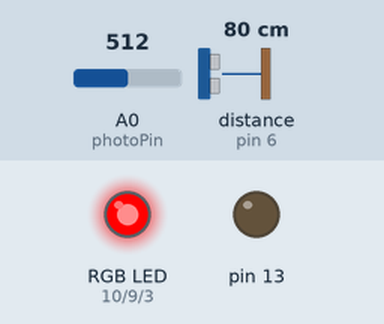
The sketch below on a simulated Arduino Uno, built with avr-gcc and run on an emulated ATmega328P. On the bench: an RGB LED mixed from three pins (HIGH = lit), output pins drawn as LEDs (lit = HIGH). Wiring (inferred from the names in the program): ultrasonic range finder: trigger pin 5; echo pin 6. The test bench sets the inputs (shaded band); at power-on: distance to the obstacle (sensor on pin 6) 80 cm, A0 (photoPin) = 512. The echo pulse lasts 58.3 µs per cm; dim RGB values are drawn brighter than linear; pins used as bus, display or sensor lines are not drawn.

Above: at 1.2 s.
1.3 s: distance to the obstacle (sensor on pin 6) set to 2 cm
At 2.5 s:
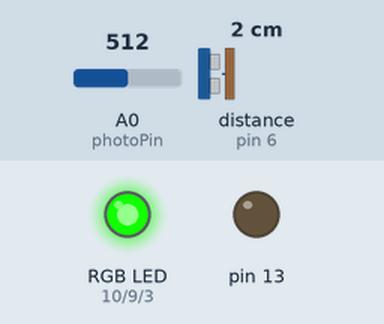
2.8 s: A0 (photoPin) set to 330
At 4.0 s:
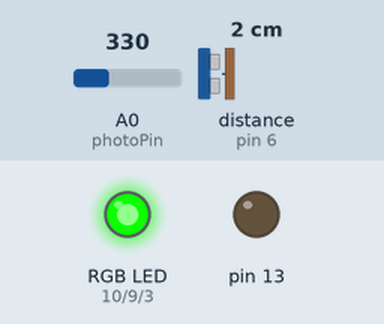
4.3 s: A0 (photoPin) set to 310
At 5.5 s:
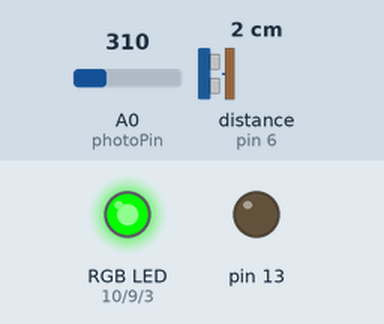
5.8 s: distance to the obstacle (sensor on pin 6) set to 18 cm
At 6.1 s:
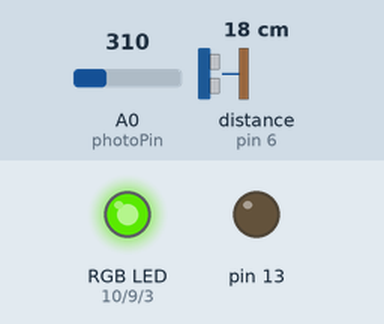
7.3 s: distance to the obstacle (sensor on pin 6) set to 35 cm
At 8.2 s:
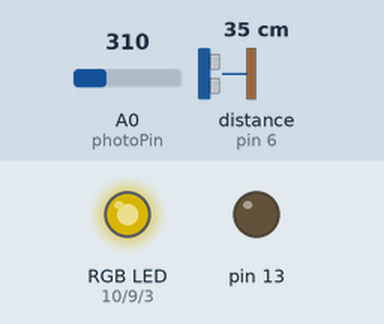
8.8 s: A0 (photoPin) set to 173
10.3 s: A0 (photoPin) set to 149
At 10.9 s:
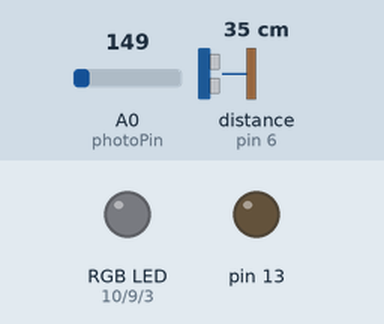
Timing chart, 0 to 12.8 s (numbered marks = the images above; inputs shaded):
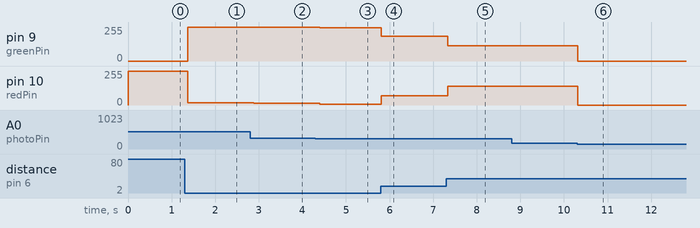

Measured:
- the behaviour switches between 160 and 159 on A0 (photoPin) (found by bisection; images 5 and 6)
- after the input at 1.3 s, pin 9 (greenPin): 0/255 → 255/255 after 0.07 s; pin 10 (redPin): 255/255 → 18/255 after 0.07 s
- after the input at 2.8 s, pin 10 (redPin): 18/255 → 12/255 after 0.08 s
- after the input at 4.3 s, pin 9 (greenPin): 255/255 → 249/255 after 0.10 s; pin 10 (redPin): 12/255 → 6/255 after 0.10 s
- after the input at 5.8 s, pin 9 (greenPin): 249/255 → 184/255 at once; pin 10 (redPin): 6/255 → 71/255 at once
- after the input at 7.3 s, pin 9 (greenPin): 184/255 → 116/255 at once; pin 10 (redPin): 71/255 → 139/255 at once
- after the input at 8.8 s, every drawn part: stays the same
- after the input at 10.3 s, pin 9 (greenPin): 116/255 → 0/255 at once; pin 10 (redPin): 139/255 → 0/255 at once

The sketch:

part2.ino
```cpp
int photoPin = A0;

int redPin = 10;
int greenPin = 9;
int bluePin = 3;

int trigPin = 5;
int echoPin = 6;

void setup() {
  // put your setup code here, to run once:
  Serial.begin(9600);
  pinMode (13, OUTPUT);

  pinMode(trigPin, OUTPUT);
  pinMode(echoPin, INPUT);

  pinMode(redPin, OUTPUT);
  pinMode(bluePin, OUTPUT);
  pinMode(greenPin, OUTPUT);

}


void loop() {


  int photo_input = analogRead(photoPin);
  int scaled_input = photo_input / 4; //convert to 0-255
  float brightness_fraction = scaled_input / 40;


  digitalWrite(trigPin, LOW);
  delayMicroseconds(2);

  //Send a pulse
  digitalWrite(trigPin, HIGH);
  delayMicroseconds(10);
  digitalWrite(trigPin, LOW);

  //read the pulse in and convert units
  float duration = pulseIn(echoPin, HIGH);
  float distance = (duration / 2)*0.0344;
  distance = distance * 4;

  //Cast to int and limit max distance
  int int_distance =min(distance, 255);


  //red and green gradient LED values, based on distance and photocell brightness
  int red_output = (int_distance) * brightness_fraction;
  int green_output = (255 - int_distance) * brightness_fraction;

  analogWrite(redPin, min(255, red_output));
  analogWrite(greenPin, min(255, green_output));

  delay(100);

}
```

part1.cpp
```cpp
#include "part1.h"
#include <avr/io.h>
#include <util/delay.h>
#include <stdio.h>

void light(){


}


int BIT = 2;

int get_state(){
  return (~PIND & (1 << BIT)) >> BIT;
}

int prev_state;


void init_switch(){

  //Set direction
  DDRD = 0;

  prev_state = get_state();
}


int loop_switch(){


  //internal pull-up
  PORTD |= (1 << BIT) ;

  int current = get_state();

  //Check if state is changed
  if(current != prev_state){

    //wait and poll again for de-bouncing
    _delay_ms(50);
    int check = get_state();
    if(current == check){


      prev_state = current;
      return current;

    }
  }

  return -1;

}
```

part1.h
```cpp
void light();
```
